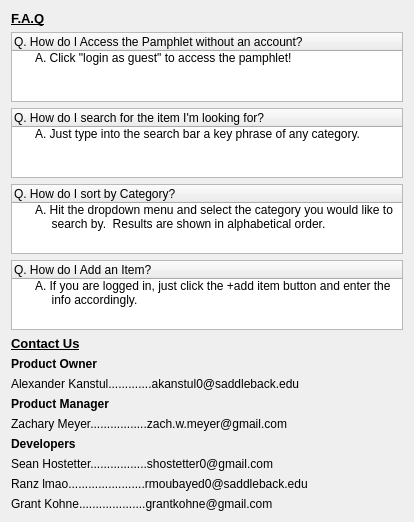
<?xml version="1.0" encoding="UTF-8"?>
<ui version="4.0">
 <class>Help</class>
 <widget class="QDialog" name="Help">
  <property name="geometry">
   <rect>
    <x>0</x>
    <y>0</y>
    <width>414</width>
    <height>516</height>
   </rect>
  </property>
  <property name="windowTitle">
   <string>Dialog</string>
  </property>
  <layout class="QGridLayout" name="gridLayout">
   <item row="13" column="0">
    <widget class="QLabel" name="label_10">
     <property name="text">
      <string>Grant Kohne....................grantkohne@gmail.com</string>
     </property>
    </widget>
   </item>
   <item row="10" column="0">
    <widget class="QLabel" name="label_5">
     <property name="font">
      <font>
       <weight>75</weight>
       <bold>true</bold>
      </font>
     </property>
     <property name="text">
      <string>Developers</string>
     </property>
    </widget>
   </item>
   <item row="9" column="0">
    <widget class="QLabel" name="label_9">
     <property name="text">
      <string>Zachary Meyer.................zach.w.meyer@gmail.com</string>
     </property>
    </widget>
   </item>
   <item row="11" column="0">
    <widget class="QLabel" name="label_6">
     <property name="text">
      <string>Sean Hostetter.................shostetter0@gmail.com</string>
     </property>
    </widget>
   </item>
   <item row="1" column="0">
    <widget class="QTreeWidget" name="treeWidget">
     <column>
      <property name="text">
       <string>Q. How do I Access the Pamphlet without an account?</string>
      </property>
     </column>
     <item>
      <property name="text">
       <string>A. Click &quot;login as guest&quot; to access the pamphlet!</string>
      </property>
     </item>
    </widget>
   </item>
   <item row="6" column="0">
    <widget class="QLabel" name="label_2">
     <property name="font">
      <font>
       <weight>75</weight>
       <bold>true</bold>
      </font>
     </property>
     <property name="text">
      <string>Product Owner</string>
     </property>
    </widget>
   </item>
   <item row="3" column="0">
    <widget class="QTreeWidget" name="treeWidget_3">
     <column>
      <property name="text">
       <string>Q. How do I sort by Category?</string>
      </property>
     </column>
     <item>
      <property name="text">
       <string>A. Hit the dropdown menu and select the category you would like to</string>
      </property>
     </item>
     <item>
      <property name="text">
       <string>     search by.  Results are shown in alphabetical order.</string>
      </property>
     </item>
    </widget>
   </item>
   <item row="5" column="0">
    <widget class="QLabel" name="label_3">
     <property name="font">
      <font>
       <pointsize>10</pointsize>
       <weight>75</weight>
       <bold>true</bold>
       <underline>true</underline>
      </font>
     </property>
     <property name="text">
      <string>Contact Us</string>
     </property>
    </widget>
   </item>
   <item row="8" column="0">
    <widget class="QLabel" name="label_4">
     <property name="font">
      <font>
       <weight>75</weight>
       <bold>true</bold>
      </font>
     </property>
     <property name="text">
      <string>Product Manager</string>
     </property>
    </widget>
   </item>
   <item row="7" column="0">
    <widget class="QLabel" name="label_8">
     <property name="text">
      <string>Alexander Kanstul.............akanstul0@saddleback.edu</string>
     </property>
    </widget>
   </item>
   <item row="2" column="0">
    <widget class="QTreeWidget" name="treeWidget_2">
     <column>
      <property name="text">
       <string>Q. How do I search for the item I'm looking for?</string>
      </property>
     </column>
     <item>
      <property name="text">
       <string>A. Just type into the search bar a key phrase of any category.</string>
      </property>
     </item>
    </widget>
   </item>
   <item row="0" column="0">
    <widget class="QLabel" name="label">
     <property name="font">
      <font>
       <pointsize>10</pointsize>
       <weight>75</weight>
       <bold>true</bold>
       <underline>true</underline>
      </font>
     </property>
     <property name="text">
      <string>F.A.Q</string>
     </property>
    </widget>
   </item>
   <item row="12" column="0">
    <widget class="QLabel" name="label_7">
     <property name="text">
      <string>Ranz lmao.......................rmoubayed0@saddleback.edu</string>
     </property>
    </widget>
   </item>
   <item row="4" column="0">
    <widget class="QTreeWidget" name="treeWidget_4">
     <column>
      <property name="text">
       <string>Q. How do I Add an Item?</string>
      </property>
     </column>
     <item>
      <property name="text">
       <string>A. If you are logged in, just click the +add item button and enter the</string>
      </property>
     </item>
     <item>
      <property name="text">
       <string>     info accordingly.</string>
      </property>
     </item>
    </widget>
   </item>
  </layout>
 </widget>
 <resources/>
 <connections/>
</ui>
